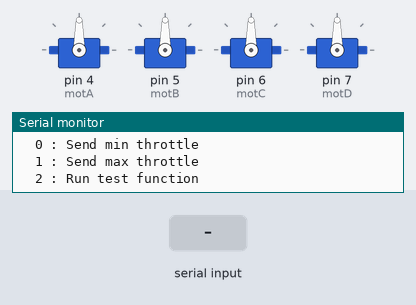
Recording of a sketch running on a simulated Arduino Uno, built with avr-gcc and run on an emulated ATmega328P. On the bench: 4 × servo, the last lines printed to the serial monitor. The inputs (shaded band) are chosen by the test bench.

Above: at 1.2 s.
1.3 s: "0" received over Serial
At 2.0 s:
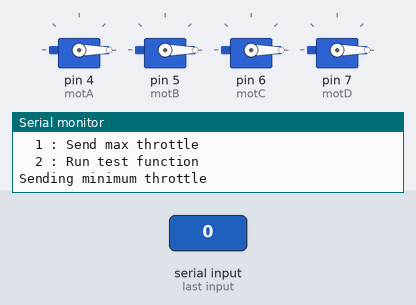
2.8 s: "1" received over Serial
At 3.2 s:
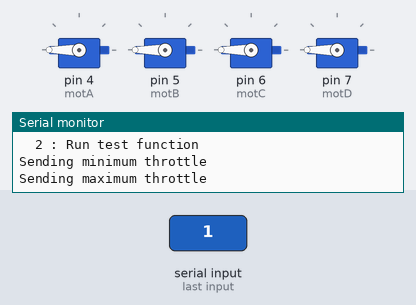
4.3 s: "2" received over Serial
At 11.61 s:
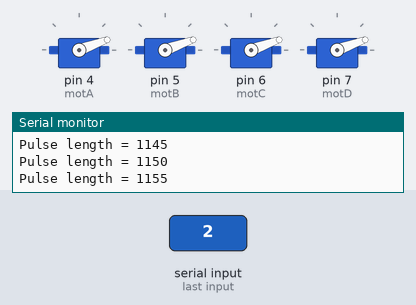
Timing chart, 0 to 12.8 s (numbered marks = the images above; inputs shaded):
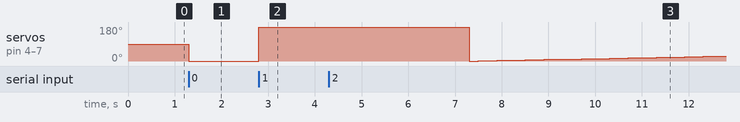

The sketch:

calibration.ino
```cpp
/**
   Usage, according to documentation(https://www.firediy.fr/files/drone/HW-01-V4.pdf) :
       1. Plug your Arduino to your computer with USB cable, open terminal, then type 1 to send max throttle to every ESC to enter programming mode
       2. Power up your ESCs. You must hear "beep1 beep2 beep3" tones meaning the power supply is OK
       3. After 2sec, "beep beep" tone emits, meaning the throttle highest point has been correctly confirmed
       4. Type 0 to send min throttle
       5. Several "beep" tones emits, which means the quantity of the lithium battery cells (3 beeps for a 3 cells LiPo)
       6. A long beep tone emits meaning the throttle lowest point has been correctly confirmed
       7. Type 2 to launch test function. This will send min to max throttle to ESCs to test them

   @author lobodol <grobodol@gmail.com>
*/
// ---------------------------------------------------------------------------
#include <Servo.h>
// ---------------------------------------------------------------------------
// Customize here pulse lengths as needed
#define MIN_PULSE_LENGTH 1050 // Minimum pulse length in µs
#define MAX_PULSE_LENGTH 2000 // Maximum pulse length in µs
// ---------------------------------------------------------------------------
Servo motA, motB, motC, motD;
char data;
// ---------------------------------------------------------------------------

/**
   Initialisation routine
*/
void setup() {
  Serial.begin(115200);

  motA.attach(4, MIN_PULSE_LENGTH, MAX_PULSE_LENGTH);
  motB.attach(5, MIN_PULSE_LENGTH, MAX_PULSE_LENGTH);
  motC.attach(6, MIN_PULSE_LENGTH, MAX_PULSE_LENGTH);
  motD.attach(7, MIN_PULSE_LENGTH, MAX_PULSE_LENGTH);

  displayInstructions();
}

/**
   Main function
*/
void loop() {
  if (Serial.available()) {
    data = Serial.read();

    switch (data) {
      // 0
      case 48 : Serial.println("Sending minimum throttle");
        motA.writeMicroseconds(MIN_PULSE_LENGTH);
        motB.writeMicroseconds(MIN_PULSE_LENGTH);
        motC.writeMicroseconds(MIN_PULSE_LENGTH);
        motD.writeMicroseconds(MIN_PULSE_LENGTH);
        break;

      // 1
      case 49 : Serial.println("Sending maximum throttle");
        motA.writeMicroseconds(MAX_PULSE_LENGTH);
        motB.writeMicroseconds(MAX_PULSE_LENGTH);
        motC.writeMicroseconds(MAX_PULSE_LENGTH);
        motD.writeMicroseconds(MAX_PULSE_LENGTH);
        break;

      // 2
      case 50 : Serial.print("Running test in 3");
        delay(1000);
        Serial.print(" 2");
        delay(1000);
        Serial.println(" 1...");
        delay(1000);
        test();
        break;
    }
  }


}

/**
   Test function: send min throttle to max throttle to each ESC.
*/
void test()
{
  for (int i = MIN_PULSE_LENGTH; i <= 1200; i += 5) {
    Serial.print("Pulse length = ");
    Serial.println(i);

    motA.writeMicroseconds(i);
    motB.writeMicroseconds(i);
    motC.writeMicroseconds(i);
    motD.writeMicroseconds(i);
    delay(200);
  }

  Serial.println("STOP");
  motA.writeMicroseconds(MIN_PULSE_LENGTH);
  motB.writeMicroseconds(MIN_PULSE_LENGTH);
  motC.writeMicroseconds(MIN_PULSE_LENGTH);
  motD.writeMicroseconds(MIN_PULSE_LENGTH);
}

/**
   Displays instructions to user
*/
void displayInstructions()
{
  Serial.println("READY - PLEASE SEND INSTRUCTIONS AS FOLLOWING :");
  Serial.println("\t0 : Send min throttle");
  Serial.println("\t1 : Send max throttle");
  Serial.println("\t2 : Run test function\n");
}
```

Measured:
- after the input at 1.3 s, servo on pin 4 (motA), servo on pin 5 (motB), servo on pin 6 (motC), servo on pin 7 (motD): 90° → 0° at once
- after the input at 2.8 s, servo on pin 4 (motA), servo on pin 5 (motB), servo on pin 6 (motC), servo on pin 7 (motD): 0° → 180° at once
- after the input at 4.3 s, servo on pin 4 (motA), servo on pin 5 (motB), servo on pin 6 (motC), servo on pin 7 (motD): 180° → 0° after 3.0 s, → 1° 0.20 s later, → 2° 0.20 s later, → 3° 0.20 s later, … (27 changes in this stretch)
